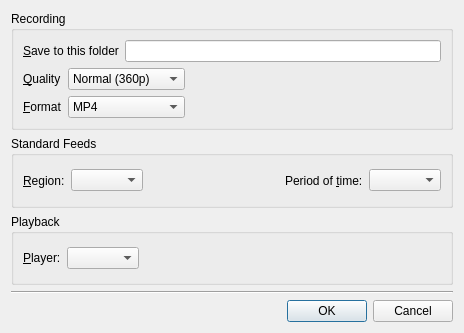
<?xml version="1.0" encoding="UTF-8"?>
<ui version="4.0">
 <class>ConfigDialog</class>
 <widget class="QDialog" name="ConfigDialog">
  <property name="geometry">
   <rect>
    <x>0</x>
    <y>0</y>
    <width>464</width>
    <height>333</height>
   </rect>
  </property>
  <property name="windowTitle">
   <string>Settings</string>
  </property>
  <layout class="QVBoxLayout" name="verticalLayout">
   <item>
    <widget class="QGroupBox" name="recording_group">
     <property name="title">
      <string>Recording</string>
     </property>
     <layout class="QVBoxLayout" name="verticalLayout_2">
      <item>
       <layout class="QHBoxLayout" name="horizontalLayout">
        <item>
         <widget class="QLabel" name="label">
          <property name="text">
           <string>&amp;Save to this folder</string>
          </property>
          <property name="buddy">
           <cstring>directory_edit</cstring>
          </property>
         </widget>
        </item>
        <item>
         <widget class="FileChooser" name="directory_edit"/>
        </item>
       </layout>
      </item>
      <item>
       <layout class="QGridLayout" name="gridLayout">
        <item row="0" column="0">
         <widget class="QLabel" name="label_19">
          <property name="text">
           <string>&amp;Quality</string>
          </property>
          <property name="buddy">
           <cstring>recordQualityCombo</cstring>
          </property>
         </widget>
        </item>
        <item row="0" column="1">
         <widget class="QComboBox" name="recordQualityCombo">
          <property name="sizeAdjustPolicy">
           <enum>QComboBox::AdjustToContents</enum>
          </property>
          <item>
           <property name="text">
            <string>Normal (360p)</string>
           </property>
          </item>
          <item>
           <property name="text">
            <string>HD (720p)</string>
           </property>
          </item>
          <item>
           <property name="text">
            <string>Full HD (1080p)</string>
           </property>
          </item>
         </widget>
        </item>
        <item row="0" column="2">
         <spacer name="horizontalSpacer_2">
          <property name="orientation">
           <enum>Qt::Horizontal</enum>
          </property>
          <property name="sizeHint" stdset="0">
           <size>
            <width>298</width>
            <height>20</height>
           </size>
          </property>
         </spacer>
        </item>
        <item row="1" column="0">
         <widget class="QLabel" name="label_21">
          <property name="text">
           <string>&amp;Format</string>
          </property>
          <property name="buddy">
           <cstring>recordFormatCombo</cstring>
          </property>
         </widget>
        </item>
        <item row="1" column="1">
         <widget class="QComboBox" name="recordFormatCombo">
          <item>
           <property name="text">
            <string>MP4</string>
           </property>
          </item>
          <item>
           <property name="text">
            <string>Flv</string>
           </property>
          </item>
         </widget>
        </item>
        <item row="1" column="2">
         <spacer name="horizontalSpacer_3">
          <property name="orientation">
           <enum>Qt::Horizontal</enum>
          </property>
          <property name="sizeHint" stdset="0">
           <size>
            <width>288</width>
            <height>20</height>
           </size>
          </property>
         </spacer>
        </item>
       </layout>
      </item>
     </layout>
    </widget>
   </item>
   <item>
    <widget class="QGroupBox" name="groupBox">
     <property name="title">
      <string>Standard Feeds</string>
     </property>
     <layout class="QHBoxLayout" name="horizontalLayout_3">
      <item>
       <widget class="QLabel" name="label_3">
        <property name="text">
         <string>&amp;Region:</string>
        </property>
        <property name="buddy">
         <cstring>region_combo</cstring>
        </property>
       </widget>
      </item>
      <item>
       <widget class="QComboBox" name="region_combo"/>
      </item>
      <item>
       <spacer name="horizontalSpacer_4">
        <property name="orientation">
         <enum>Qt::Horizontal</enum>
        </property>
        <property name="sizeHint" stdset="0">
         <size>
          <width>87</width>
          <height>20</height>
         </size>
        </property>
       </spacer>
      </item>
      <item>
       <widget class="QLabel" name="label_4">
        <property name="text">
         <string>Period of &amp;time:</string>
        </property>
        <property name="buddy">
         <cstring>time_combo</cstring>
        </property>
       </widget>
      </item>
      <item>
       <widget class="QComboBox" name="time_combo"/>
      </item>
     </layout>
    </widget>
   </item>
   <item>
    <widget class="QGroupBox" name="playback_group">
     <property name="title">
      <string>Playback</string>
     </property>
     <layout class="QVBoxLayout" name="verticalLayout_3">
      <item>
       <layout class="QHBoxLayout" name="horizontalLayout_2">
        <item>
         <widget class="QLabel" name="label_2">
          <property name="text">
           <string>&amp;Player:</string>
          </property>
          <property name="buddy">
           <cstring>player_combo</cstring>
          </property>
         </widget>
        </item>
        <item>
         <widget class="QComboBox" name="player_combo"/>
        </item>
        <item>
         <spacer name="horizontalSpacer">
          <property name="orientation">
           <enum>Qt::Horizontal</enum>
          </property>
          <property name="sizeHint" stdset="0">
           <size>
            <width>40</width>
            <height>20</height>
           </size>
          </property>
         </spacer>
        </item>
       </layout>
      </item>
     </layout>
    </widget>
   </item>
   <item>
    <widget class="Line" name="line">
     <property name="orientation">
      <enum>Qt::Horizontal</enum>
     </property>
    </widget>
   </item>
   <item>
    <widget class="QDialogButtonBox" name="buttonBox">
     <property name="orientation">
      <enum>Qt::Horizontal</enum>
     </property>
     <property name="standardButtons">
      <set>QDialogButtonBox::Cancel|QDialogButtonBox::Ok</set>
     </property>
    </widget>
   </item>
  </layout>
  <zorder>recording_group</zorder>
  <zorder>playback_group</zorder>
  <zorder>line</zorder>
  <zorder>buttonBox</zorder>
  <zorder>groupBox</zorder>
  <zorder>player_combo</zorder>
 </widget>
 <customwidgets>
  <customwidget>
   <class>FileChooser</class>
   <extends>QLineEdit</extends>
   <header>filechooser.h</header>
  </customwidget>
 </customwidgets>
 <tabstops>
  <tabstop>directory_edit</tabstop>
  <tabstop>recordQualityCombo</tabstop>
  <tabstop>recordFormatCombo</tabstop>
  <tabstop>region_combo</tabstop>
  <tabstop>time_combo</tabstop>
  <tabstop>player_combo</tabstop>
  <tabstop>buttonBox</tabstop>
 </tabstops>
 <resources/>
 <connections>
  <connection>
   <sender>buttonBox</sender>
   <signal>accepted()</signal>
   <receiver>ConfigDialog</receiver>
   <slot>accept()</slot>
   <hints>
    <hint type="sourcelabel">
     <x>248</x>
     <y>254</y>
    </hint>
    <hint type="destinationlabel">
     <x>157</x>
     <y>274</y>
    </hint>
   </hints>
  </connection>
  <connection>
   <sender>buttonBox</sender>
   <signal>rejected()</signal>
   <receiver>ConfigDialog</receiver>
   <slot>reject()</slot>
   <hints>
    <hint type="sourcelabel">
     <x>316</x>
     <y>260</y>
    </hint>
    <hint type="destinationlabel">
     <x>286</x>
     <y>274</y>
    </hint>
   </hints>
  </connection>
 </connections>
</ui>
